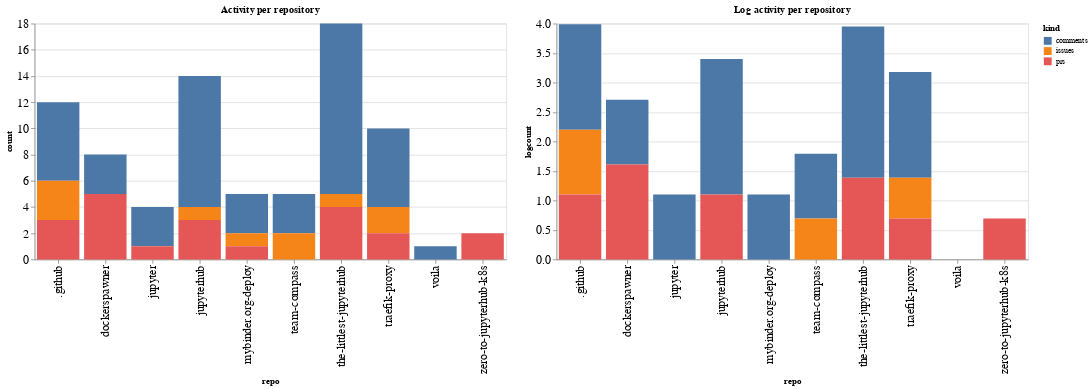

Notebook cell for this chart:
### Code cell
ch1 = alt.Chart(repo_summaries, width=600, title="Activity per repository").mark_bar().encode(
    x='repo',
    y='count',
    color='kind',
    tooltip="kind"
)

ch2 = alt.Chart(repo_summaries, width=600, title="Log activity per repository").mark_bar().encode(
    x='repo',
    y='logcount',
    color='kind',
    tooltip="kind"
)

ch1 | ch2

### Figure 1 — Vega-Lite specification as saved in the notebook (floating-point values rounded to 4 significant figures)
{"config": {"axisLeft": {"labelFontSize": 15}, "axisBottom": {"labelFontSize": 15}}, "hconcat": [{"mark": "bar", "encoding": {"color": {"type": "nominal", "field": "kind"}, "tooltip": {"type": "nominal", "field": "kind"}, "x": {"type": "nominal", "field": "repo"}, "y": {"type": "quantitative", "field": "count"}}, "title": "Activity per repository", "width": 600}, {"mark": "bar", "encoding": {"color": {"type": "nominal", "field": "kind"}, "tooltip": {"type": "nominal", "field": "kind"}, "x": {"type": "nominal", "field": "repo"}, "y": {"type": "quantitative", "field": "logcount"}}, "title": "Log activity per repository", "width": 600}], "data": {"name": "data-242c2872490b3afc9201a7366e376ac4"}, "$schema": "https://vega.github.io/schema/vega-lite/v4.8.1.json", "datasets": {"data-242c2872490b3afc9201a7366e376ac4": [{"repo": ".github", "kind": "comments", "count": 6, "logcount": 1.792}, {"repo": ".github", "kind": "issues", "count": 3, "logcount": 1.099}, {"repo": ".github", "kind": "prs", "count": 3, "logcount": 1.099}, {"repo": "dockerspawner", "kind": "comments", "count": 3, "logcount": 1.099}, {"repo": "dockerspawner", "kind": "prs", "count": 5, "logcount": 1.609}, {"repo": "jupyter", "kind": "comments", "count": 3, "logcount": 1.099}, {"repo": "jupyter", "kind": "prs", "count": 1, "logcount": 0.0}, {"repo": "jupyterhub", "kind": "comments", "count": 10, "logcount": 2.303}, {"repo": "jupyterhub", "kind": "issues", "count": 1, "logcount": 0.0}, {"repo": "jupyterhub", "kind": "prs", "count": 3, "logcount": 1.099}, {"repo": "mybinder.org-deploy", "kind": "comments", "count": 3, "logcount": 1.099}, {"repo": "mybinder.org-deploy", "kind": "issues", "count": 1, "logcount": 0.0}, {"repo": "mybinder.org-deploy", "kind": "prs", "count": 1, "logcount": 0.0}, {"repo": "team-compass", "kind": "comments", "count": 3, "logcount": 1.099}, {"repo": "team-compass", "kind": "issues", "count": 2, "logcount": 0.6931}, {"repo": "the-littlest-jupyterhub", "kind": "comments", "count": 13, "logcount": 2.565}, {"repo": "the-littlest-jupyterhub", "kind": "issues", "count": 1, "logcount": 0.0}, {"repo": "the-littlest-jupyterhub", "kind": "prs", "count": 4, "logcount": 1.386}, {"repo": "traefik-proxy", "kind": "comments", "count": 6, "logcount": 1.792}, {"repo": "traefik-proxy", "kind": "issues", "count": 2, "logcount": 0.6931}, {"repo": "traefik-proxy", "kind": "prs", "count": 2, "logcount": 0.6931}, {"repo": "voila", "kind": "comments", "count": 1, "logcount": 0.0}, {"repo": "zero-to-jupyterhub-k8s", "kind": "prs", "count": 2, "logcount": 0.6931}]}}
